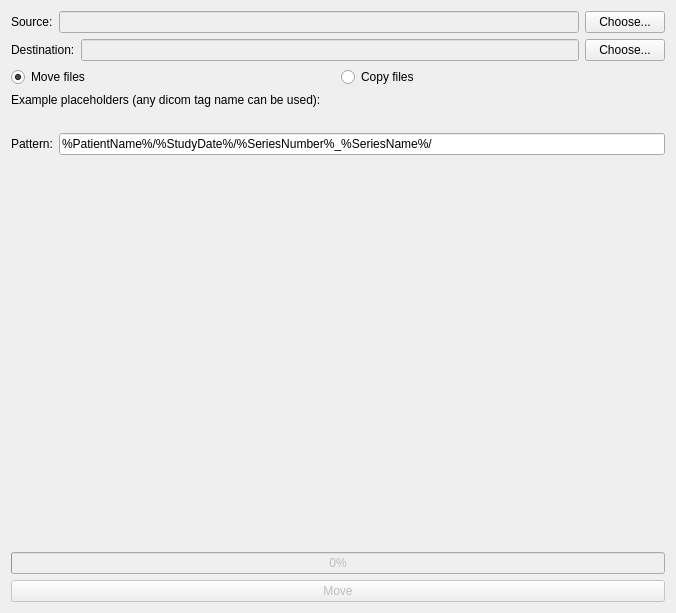
<?xml version="1.0" encoding="UTF-8"?>
<ui version="4.0">
 <class>DcmMvDialogUI</class>
 <widget class="QWidget" name="DcmMvDialogUI">
  <property name="geometry">
   <rect>
    <x>0</x>
    <y>0</y>
    <width>676</width>
    <height>613</height>
   </rect>
  </property>
  <property name="windowTitle">
   <string>Form</string>
  </property>
  <layout class="QVBoxLayout" name="verticalLayout">
   <item>
    <layout class="QHBoxLayout" name="horizontalLayout" stretch="0,0,0">
     <item>
      <widget class="QLabel" name="label">
       <property name="sizePolicy">
        <sizepolicy hsizetype="Preferred" vsizetype="Fixed">
         <horstretch>0</horstretch>
         <verstretch>0</verstretch>
        </sizepolicy>
       </property>
       <property name="text">
        <string>Source:</string>
       </property>
      </widget>
     </item>
     <item>
      <widget class="QLineEdit" name="source_location_text">
       <property name="enabled">
        <bool>false</bool>
       </property>
      </widget>
     </item>
     <item>
      <widget class="QPushButton" name="source_choose_button">
       <property name="text">
        <string>Choose...</string>
       </property>
      </widget>
     </item>
    </layout>
   </item>
   <item>
    <layout class="QHBoxLayout" name="horizontalLayout_2">
     <item>
      <widget class="QLabel" name="label_2">
       <property name="text">
        <string>Destination:</string>
       </property>
      </widget>
     </item>
     <item>
      <widget class="QLineEdit" name="destination_location_text">
       <property name="enabled">
        <bool>false</bool>
       </property>
      </widget>
     </item>
     <item>
      <widget class="QPushButton" name="destination_choose_button">
       <property name="text">
        <string>Choose...</string>
       </property>
      </widget>
     </item>
    </layout>
   </item>
   <item>
    <layout class="QHBoxLayout" name="horizontalLayout_4">
     <item>
      <widget class="QRadioButton" name="move_radio">
       <property name="text">
        <string>Move files</string>
       </property>
       <property name="checked">
        <bool>true</bool>
       </property>
      </widget>
     </item>
     <item>
      <widget class="QRadioButton" name="copy_radio">
       <property name="text">
        <string>Copy files</string>
       </property>
      </widget>
     </item>
    </layout>
   </item>
   <item>
    <widget class="QLabel" name="label_3">
     <property name="text">
      <string>&lt;html&gt;&lt;head/&gt;&lt;body&gt;&lt;p&gt;Example placeholders (any dicom tag name can be used):&lt;/p&gt;&lt;/body&gt;&lt;/html&gt;</string>
     </property>
    </widget>
   </item>
   <item>
    <layout class="QGridLayout" name="gridLayout">
     <property name="rightMargin">
      <number>0</number>
     </property>
    </layout>
   </item>
   <item>
    <widget class="QLabel" name="label_5">
     <property name="text">
      <string/>
     </property>
    </widget>
   </item>
   <item>
    <layout class="QHBoxLayout" name="horizontalLayout_3">
     <item>
      <widget class="QLabel" name="label_4">
       <property name="text">
        <string>Pattern:</string>
       </property>
      </widget>
     </item>
     <item>
      <widget class="QLineEdit" name="pattern_text">
       <property name="text">
        <string>%PatientName%/%StudyDate%/%SeriesNumber%_%SeriesName%/</string>
       </property>
      </widget>
     </item>
    </layout>
   </item>
   <item>
    <spacer name="verticalSpacer">
     <property name="orientation">
      <enum>Qt::Vertical</enum>
     </property>
     <property name="sizeType">
      <enum>QSizePolicy::Expanding</enum>
     </property>
     <property name="sizeHint" stdset="0">
      <size>
       <width>20</width>
       <height>45</height>
      </size>
     </property>
    </spacer>
   </item>
   <item>
    <widget class="QProgressBar" name="progressBar">
     <property name="enabled">
      <bool>false</bool>
     </property>
     <property name="value">
      <number>0</number>
     </property>
    </widget>
   </item>
   <item>
    <widget class="QPushButton" name="move_button">
     <property name="enabled">
      <bool>false</bool>
     </property>
     <property name="text">
      <string>Move</string>
     </property>
    </widget>
   </item>
  </layout>
 </widget>
 <resources/>
 <connections/>
</ui>
